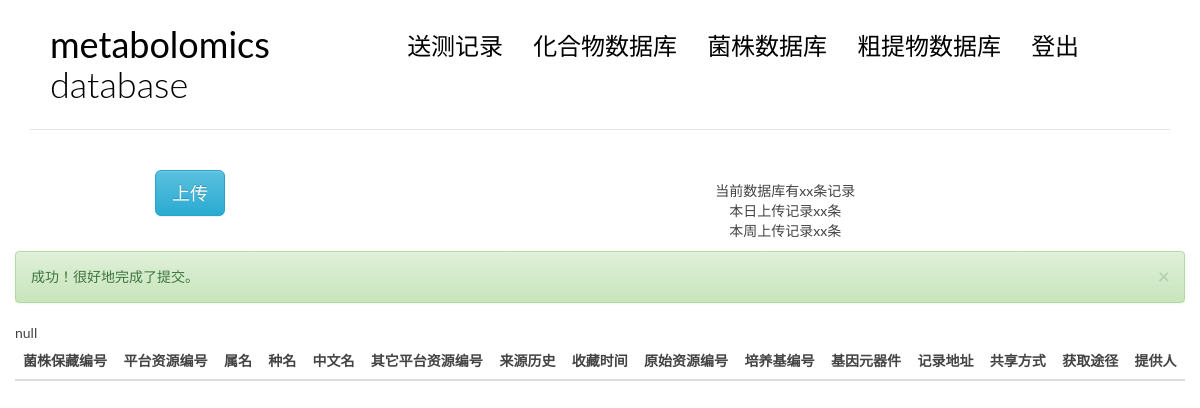
/bactalter/, run on an earlier commit of the app's database.
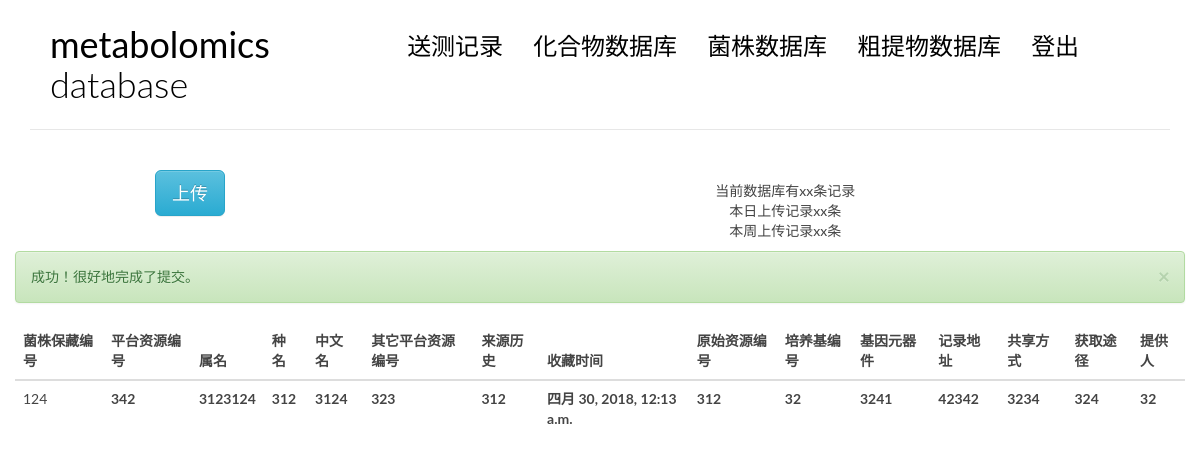
And on a later commit of the database.
### blog/models.py (models this page shows, shortened)
class bact(models.Model):
    bactnumber = models.CharField(max_length = 50) #菌株保藏编号
    sourcenum = models.CharField(max_length = 50) #平台资源编号
    genus = models.CharField(max_length = 200) #属名
    species = models.CharField(max_length = 200) #种名
    chinesename = models.CharField(max_length = 200, blank = True) #中文名
    othersourcenum = models.CharField(max_length = 100, blank = True) #其它平台资源编号
    history = models.CharField(max_length = 100, blank = True) #来源历史
    storetime = models.DateTimeField(auto_now_add=True,editable = True) #收藏时间
    orinumber = models.CharField(max_length = 20, blank = True)#原始资源编号
    mainuse = models.CharField(max_length = 200, blank = True)#主要用途
    danger = models.CharField(max_length = 50, blank = True)#生物危害程度
    hostname = models.CharField(max_length = 100, blank = True)#寄主名称
    ill = models.CharField(max_length = 100, blank = True) #致病名称
    tranroute = models.CharField(max_length = 100, blank = True) #传播途径
    media = models.CharField(max_length = 50, blank = True) #培养基编号
    mediatem = models.CharField(max_length = 10, blank = True) #培养基温度
    gene = models.CharField(max_length = 50, blank = True) # 基因元器件
    recadd = models.CharField(max_length = 100, blank = True)#记录地址
    shareme = models.CharField(max_length = 100, blank = True)#共享方式
    getmet = models.CharField(max_length = 100, blank = True) #获取途径
    callme = models.CharField(max_length = 30, blank = True)#联系方式
    mainkey = models.CharField(max_length = 100, blank = True)#源数据主键
    prod = models.CharField(max_length = 30, blank = True)#提供人
    didv = models.CharField(max_length = 30, blank = True)#分离人
    judge = models.CharField(max_length = 30, blank = True)#鉴定人
    genenumber = models.CharField(max_length = 50, blank = True)#基因序列注册号

### blog/bact.py (the view)
# urls.py: url(r'^bactalter/$', views.bactalter, name='bactalter'),
def bactalter(request):
    if request.method == 'GET':
        try:
            id = request.GET.get('id')
            bactnumber = request.GET.get('bactnumber')
            sourcenum = request.GET.get('sourcenum')
            genus = request.GET.get('genus')
            species = request.GET.get('species')
            chinesename = request.GET.get('chinesename')
            othersourcenum =  request.GET.get('othersourcenum')
            history = request.GET.get('history')
            storetime = request.GET.get('storetime')
            orinumber = request.GET.get('orinumber')
            mainuse = request.GET.get('mainuse')
            danger = request.GET.get('danger')
            hostname = request.GET.get('hostname')
            ill =request.GET.get('ill')
            media =request.GET.get('media')
            mediatem =request.GET.get('mediatem')
            tranroute =request.GET.get('tranroute')
            gene =request.GET.get('gene')
            recadd =request.GET.get('recadd')
            shareme =request.GET.get('shareme')
            getmet =request.GET.get('getmet')
            callme =request.GET.get('callme')
            mainkey =request.GET.get('mainkey')
            prod =request.GET.get('prod')
            didv =request.GET.get('didv')
            judge =request.GET.get('judge')
            genenumber =request.GET.get('genenumber')
            infos = {
                'bactnumber' : bactnumber,
                'sourcenum' : sourcenum,
                'genus' : genus,
                'species' : species,
                'chinesename' : chinesename,
                'othersourcenum' : othersourcenum,
                'history' : history,
                'storetime' : storetime,
                'orinumber' : orinumber,
                'mainuse' : mainuse,
                'danger' : danger,
                'hostname' : hostname,
                'ill' : ill,
                'tranroute' : tranroute,
                'media' : media,
                'mediatem' : mediatem,
                'gene' : gene,
                'recadd' : recadd,
                'shareme' : shareme,
                'getmet' : getmet,
                'callme' : callme,
                'mainkey' : mainkey,
                'prod' : prod,
                'didv' : didv,
                'judge' : judge,
                'genenumber' : genenumber,
            }
            bact.objects.select_for_update().filter(id = id).update(**infos)
            return bactindex(request, msg = 0)
        except:
            return bactindex(request, msg = 1)

### blog/bact.py (called while the page is built)
def bactindex(request, msg = -1):
    lists = bact.objects.all()
    return render(request, 'blog/bact.html', context = {'tests' : lists, 'msg' : msg} )

### templates/blog/bact.html (shortened to what the changed rows need)
{% extends 'base.html' %}
{%block main %}
<body>
            <div class="col-md-12 col-sm-7 col-xs-4">
            <table class="table table-hover">
                    <thead>
                        <tr>
                            <th>菌株保藏编号</th>
                            <th>平台资源编号</th>
                            <th>属名</th>
                            <th>种名</th>
                            <th>中文名</th>
                            <th>其它平台资源编号</th>
                            <th>来源历史</th>
                            <th>收藏时间</th>
                            <th>原始资源编号</th>
                            <th>培养基编号</th>
                            <th>基因元器件</th>
                            <th>记录地址</th>
                            <th>共享方式</th>
                            <th>获取途径</th>
                            <th>提供人</th>
                        </tr>
                    </thead>
                    <tbody>
                            {% for test in tests %}
                            {% if request.user == test.provider %}
                            <tr class="row1 success" id = "useajax" data-toggle="modal" data-target="#alter" data-whatever="{{test.id}}"
                            data-bactnumber = "{{test.bactnumber}}" data-sourcenum = "{{test.sourcenum}}" data-genus = "{{test.genus}}"
                            data-species = "{{test.species}}" data-chinesename = "{{test.chinesename}}" data-othersourcenum = "{{test.othersourcenum}}"
                            data-history = "{{test.history}}" data-storetime = "{{test.storetime}}" data-orinumber = "{{test.orinumber}}"
                            data-mainuse = "{{test.mainuse}}" data-danger = "{{test.danger}}"  data-hostname = "{{test.hostname}}"
                            data-ill = "{{test.ill}}"  data-tranroute = "{{test.tranroute}}"   data-media = "{{test.media}}"
                            data-mediatem = "{{test.mediatem}}" data-gene = "{{test.gene}}"  data-recadd = "{{test.recadd}}"
                            data-shareme = "{{test.shareme}}"  data-getmet = "{{test.getmet}}"  data-callme = "{{test.callme}}"
                            data-mainkey = "{{test.mainkey}}"  data-prod = "{{test.prod}}"  data-didv = "{{test.didv}}"
                            data-judge = "{{test.judge}}" data-genenumber = "{{test.genenumber}}">
                            {% else %}
                            <tr class="row1">
                            {% endif %}
                                    <td class = "field-bactnumber"> {{test.bactnumber}}</td>
                                    <th class = "field-sourcenum">{{test.sourcenum}}</th>
                                    <th class = "field-genus">{{test.genus}}</th>
                                    <th class = "field-species">{{test.species}}</th>
                                    <th class = "field-chinesename">{{test.chinesename}}</th>
                                    <th class = "field-othersourcenum">{{test.othersourcenum}}</th>
                                    <th class = "field-history">{{test.history}}</th>
                                    <th class = "field-storetimr">{{test.storetime}}</th>
                                    <th class = "field-orinumber">{{test.orinumber}}</th>
                                    <th class = "field-media">{{test.media}}</th>
                                    <th class = "field-gene">{{test.gene}}</th>
                                    <th class = "field-recadd">{{test.recadd}}</th>
                                    <th class = "field-shareme">{{test.shareme}}</th>
                                    <th class = "field-getmet">{{test.getmet}}</th>
                                    <th class = "field-prod">{{test.prod}}</th>
                            </tr>
                            {% empty %}
                              <div class="row1">null</div>
                            {% endfor %}
                    </tbody>
                </table>
                </div>
</body>
{% endblock main %}

What changed in the data, as far as the page shows it:
added bact: bactnumber "124", sourcenum "342", genus "3123124", species "312", chinesename "3124", othersourcenum "323", history "312", storetime "四月 30, 2018, 12:13 a.m.", orinumber "312", media "32", gene "3241", recadd "42342", shareme "3234", getmet "324", prod "32"
Also different on the page:
text no longer shown: "null"
